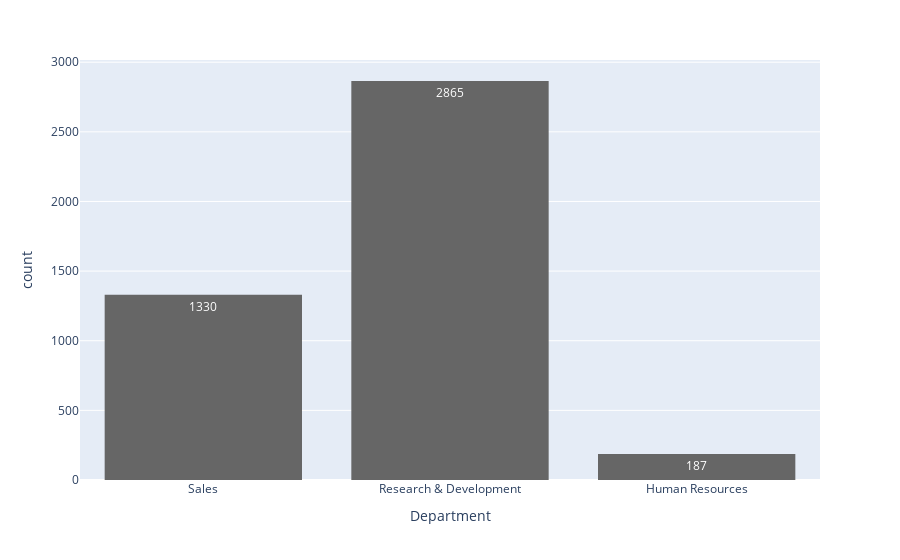

Notebook source saved alongside this figure:
### Code cell
fig = px.histogram(df, x="Department", barmode="group", text_auto=True, color_discrete_sequence=px.colors.qualitative.Prism_r, nbins=10)
fig.update_layout(xaxis_title="Department")
fig.update_layout(yaxis_title="count")
fig.show()

### Figure 1 — Plotly figure (JSON) as saved in the notebook; plotly's stock layout.template omitted (floating-point values rounded to 4 significant figures; data arrays with more than 128 entries replaced by an {"elided": "..."} marker saying what was removed)
{"data": [{"alignmentgroup": "True", "bingroup": "x", "hovertemplate": "Department=%{x}<br>count=%{y}<extra></extra>", "legendgroup": "", "marker": {"color": "rgb(102, 102, 102)", "pattern": {"shape": ""}}, "name": "", "nbinsx": 10, "offsetgroup": "", "orientation": "v", "showlegend": false, "texttemplate": "%{value}", "type": "histogram", "x": {"elided": "4382 str values"}, "xaxis": "x", "yaxis": "y"}], "layout": {"barmode": "group", "legend": {"tracegroupgap": 0}, "margin": {"t": 60}, "xaxis": {"anchor": "y", "domain": [0, 1], "title": {"text": "Department"}}, "yaxis": {"anchor": "x", "domain": [0, 1], "title": {"text": "count"}}}}
